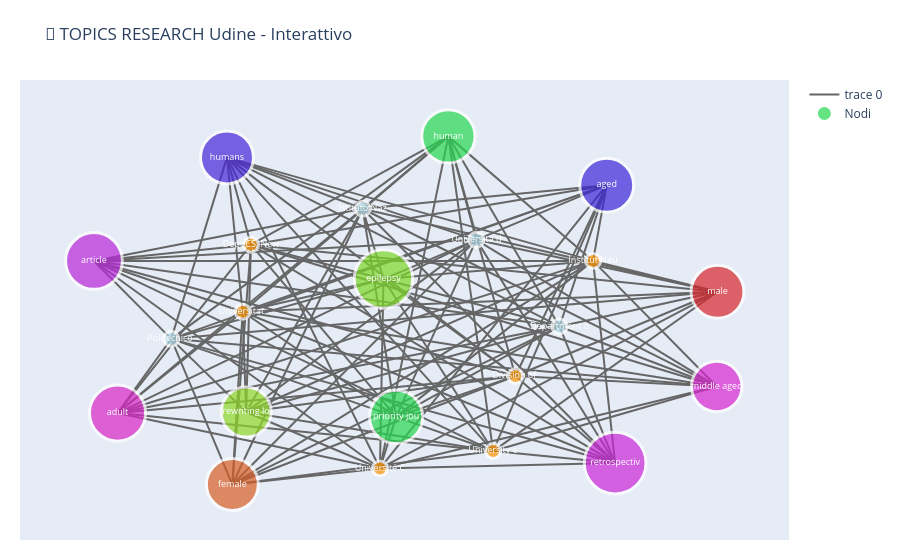

The notebook cell this image was saved under:
### Code cell
import pandas as pd
import networkx as nx
import re
import plotly.graph_objects as go
from collections import Counter

# === PREPARAZIONE DATI ===
df = pd.read_csv("nuovo_dataset.csv")
df = df.dropna(subset=["Affiliations"])
df["AffiliationsList"] = df["Affiliations"].str.split(";")

def is_udine(aff): return bool(re.search(r"\bUdine\b", aff, re.IGNORECASE))
def classify_affiliation(aff):
    aff_lower = aff.lower()
    italian_keywords = ["italy", "udine", "padova", "padua", "milano", "roma", "bozen"]
    return "Italian" if any(kw in aff_lower for kw in italian_keywords) else "Foreign"

df_udine = df[df["AffiliationsList"].apply(lambda affs: any(is_udine(a) for a in affs))]
df_udine['Keywords'] = df_udine['Author Keywords'].fillna('') + ';' + df_udine['Index Keywords'].fillna('')

# === TOPICS CENTRALI ===
all_keywords = []
for kw_str in df_udine['Keywords']:
    if pd.notna(kw_str):
        all_keywords.extend([k.strip().lower() for k in re.split(r'[;,]', str(kw_str)) if len(k.strip()) > 2])

topic_freq = Counter(all_keywords)
top_topics = [t for t, f in topic_freq.most_common(12)]
print("🏆 Top Topics:", top_topics)

# === DATI FIXATI ===
topic_details = {}
for topic in top_topics:
    topic_details[topic] = {'Udine': 0, 'Italian': 0, 'Foreign': 0, 'papers': [], 'authors': []}

for idx, row in df_udine.iterrows():
    paper_topics = [t for t in top_topics if t in str(row['Keywords']).lower()]
    affs = [a.strip() for a in row["AffiliationsList"]]
    paper_title = row['Title'][:60] + "..." if len(row['Title']) > 60 else row['Title']
    
    for topic in paper_topics:
        # CONTA SOLO NUMERICI
        for aff in affs:
            if is_udine(aff):
                topic_details[topic]['Udine'] += 1
            elif classify_affiliation(aff) == "Italian":
                topic_details[topic]['Italian'] += 1
            else:
                topic_details[topic]['Foreign'] += 1
        topic_details[topic]['papers'].append(paper_title)
        topic_details[topic]['authors'].append(row['Authors'])

# === GRAFO INTERATTIVO ===
G = nx.Graph()

# Topics (nodi GRANDI) - FIXATO
for topic in top_topics:
    # ✅ FIX: Somma solo valori numerici
    numeric_counts = topic_details[topic]['Udine'] + topic_details[topic]['Italian'] + topic_details[topic]['Foreign']
    udine_pct = topic_details[topic]['Udine'] / numeric_counts if numeric_counts > 0 else 0
    
    G.add_node(topic, 
               type='topic',
               size=40 + 25*udine_pct,
               total_mentions=numeric_counts,
               udine_pct=udine_pct,
               italian=topic_details[topic]['Italian'],
               foreign=topic_details[topic]['Foreign'],
               papers_count=len(set(topic_details[topic]['papers'])),
               top_paper=topic_details[topic]['papers'][0] if topic_details[topic]['papers'] else "",
               color=f'hsl({hash(topic) % 360}, 70%, 50%)')

# Università (nodi PICCOLI)
unis = {}
for _, row in df_udine.iterrows():
    for aff in [a.strip() for a in row["AffiliationsList"]]:
        if not is_udine(aff):
            unis[aff] = unis.get(aff, 0) + 1

top_unis = sorted(unis.items(), key=lambda x: x[1], reverse=True)[:10]
for uni, count in top_unis:
    uni_type = classify_affiliation(uni)
    G.add_node(uni, type='uni', role=uni_type, collab_count=count,
               short_name=uni.split(',')[0][:25])

# Connessioni
for topic in top_topics:
    for uni_name, _ in top_unis:
        uni_type = classify_affiliation(uni_name)
        if topic_details[topic][uni_type] > 0:
            G.add_edge(topic, uni_name, weight=1)

print(f"🌐 Grafo: {G.number_of_nodes()} nodi | {G.number_of_edges()} archi")

# === VISUALIZZAZIONE ===
pos = nx.spring_layout(G, k=4, iterations=80, seed=42)

edge_x, edge_y = [], []
for edge in G.edges():
    x0, y0 = pos[edge[0]]; x1, y1 = pos[edge[1]]
    edge_x += [x0, x1, None]; edge_y += [y0, y1, None]

edge_trace = go.Scatter(x=edge_x, y=edge_y, line=dict(width=2, color='#666'), 
                       hoverinfo='none', mode='lines')

node_x, node_y, node_text, node_color, node_size, node_labels = [], [], [], [], [], []
for node, data in G.nodes(data=True):
    x, y = pos[node]
    node_x.append(x); node_y.append(y)
    
    if data['type'] == 'topic':
        text = f"""
        <b>🔬 {node.title()}</b><br>
        📊 Papers: {data['papers_count']}<br>
        🎓 Udine: {data['udine_pct']:.0%}<br>
        🇮🇹 Italia: {data['italian']}<br>
        🌍 Estero: {data['foreign']}<br>
        📄 {data['top_paper']}
        """
        node_color.append(data['color'])
        node_size.append(data['size'])
        node_labels.append(node[:12])
    else:
        text = f"<b>{data['short_name']}</b><br>Collabs: {data['collab_count']}<br>{data['role'].title()}"
        role = data['role']
        node_color.append('lightblue' if role=='Italian' else '#ff9500')
        node_size.append(15)
        node_labels.append(node[:12])

node_trace = go.Scatter(x=node_x, y=node_y, mode='markers+text',
                       text=node_labels, textposition="middle center",
                       hovertext=node_text, hoverinfo='text',
                       marker=dict(size=node_size, color=node_color, line=dict(width=3, color='white')),
                       textfont=dict(size=9, color='white'), name='Nodi')

legend_traces = [
    go.Scatter(marker=dict(size=30, color='gold'), name='Topic (Udine %)'),
    go.Scatter(marker=dict(size=15, color='lightblue'), name='Italia'),
    go.Scatter(marker=dict(size=15, color='#ff9500'), name='Estero')
]

fig = go.Figure(data=[edge_trace, node_trace] + legend_traces)
fig.update_layout(
    title="🌟 TOPICS RESEARCH Udine - Interattivo",
    showlegend=True, hovermode='closest',
    margin=dict(l=20, r=20, t=80, b=20),
    xaxis=dict(showgrid=False, zeroline=False, showticklabels=False),
    yaxis=dict(showgrid=False, zeroline=False, showticklabels=False)
)
fig.show()

print("✅ GRAFO INTERATTIVO PRONTO!")
print("\n📊 Top Topics Udine:")
for topic in top_topics[:5]:
    udine_pct = topic_details[topic]['Udine'] / (topic_details[topic]['Udine'] + 
                                                 topic_details[topic]['Italian'] + 
                                                 topic_details[topic]['Foreign'])
    print(f"  {topic}: {topic_details[topic]['Udine']} Udine ({udine_pct:.0%})")

### Figure 1 — Plotly figure (JSON) as saved in the notebook; plotly's stock layout.template omitted (floating-point values rounded to 4 significant figures; data arrays with more than 128 entries replaced by an {"elided": "..."} marker saying what was removed)
{"data": [{"hoverinfo": "none", "line": {"color": "#666", "width": 2}, "mode": "lines", "type": "scatter", "x": {"elided": "360 float values"}, "y": {"elided": "360 float values"}}, {"hoverinfo": "text", "hovertext": [], "marker": {"color": ["hsl(134, 70%, 50%)", "hsl(358, 70%, 50%)", "hsl(19, 70%, 50%)", "hsl(289, 70%, 50%)", "hsl(247, 70%, 50%)", "hsl(251, 70%, 50%)", "hsl(303, 70%, 50%)", "hsl(306, 70%, 50%)", "hsl(91, 70%, 50%)", "hsl(134, 70%, 50%)", "hsl(295, 70%, 50%)", "hsl(85, 70%, 50%)", "lightblue", "#ff9500", "#ff9500", "#ff9500", "lightblue", "#ff9500", "#ff9500", "lightblue", "lightblue", "#ff9500"], "line": {"color": "white", "width": 3}, "size": [53.39, 52.91, 51.93, 56.8, 53.98, 53, 50.5, 56.15, 58.44, 53.14, 61.74, 50, 15, 15, 15, 15, 15, 15, 15, 15, 15, 15]}, "mode": "markers+text", "name": "Nodi", "text": ["human", "male", "female", "article", "aged", "humans", "middle aged", "adult", "epilepsy", "priority jou", "retrospectiv", "rewriting lo", "Università d", "Universitat ", "University o", "Division of ", "Istituto Naz", "Institut Neu", "Université C", "Department o", "Politecnico ", "Dept CS, New"], "textfont": {"color": "white", "size": 9}, "textposition": "middle center", "type": "scatter", "x": [0.1408, 0.9594, -0.5163, -0.9373, 0.6224, -0.5326, 0.9571, -0.8655, -0.05668, -0.01814, 0.648, -0.4742, 0.2258, -0.485, 0.2771, 0.3448, -0.1199, 0.5809, -0.06732, 0.4788, -0.7022, -0.4598], "y": [1, 0.1688, -0.8622, 0.3338, 0.7389, 0.8876, -0.3376, -0.4799, 0.2369, -0.5004, -0.7472, -0.4743, 0.4466, 0.06212, -0.6831, -0.2816, 0.6129, 0.334, -0.7761, -0.01663, -0.08293, 0.4206]}, {"marker": {"color": "gold", "size": 30}, "name": "Topic (Udine %)", "type": "scatter"}, {"marker": {"color": "lightblue", "size": 15}, "name": "Italia", "type": "scatter"}, {"marker": {"color": "#ff9500", "size": 15}, "name": "Estero", "type": "scatter"}], "layout": {"hovermode": "closest", "margin": {"b": 20, "l": 20, "r": 20, "t": 80}, "showlegend": true, "title": {"text": "🌟 TOPICS RESEARCH Udine - Interattivo"}, "xaxis": {"showgrid": false, "showticklabels": false, "zeroline": false}, "yaxis": {"showgrid": false, "showticklabels": false, "zeroline": false}}}
